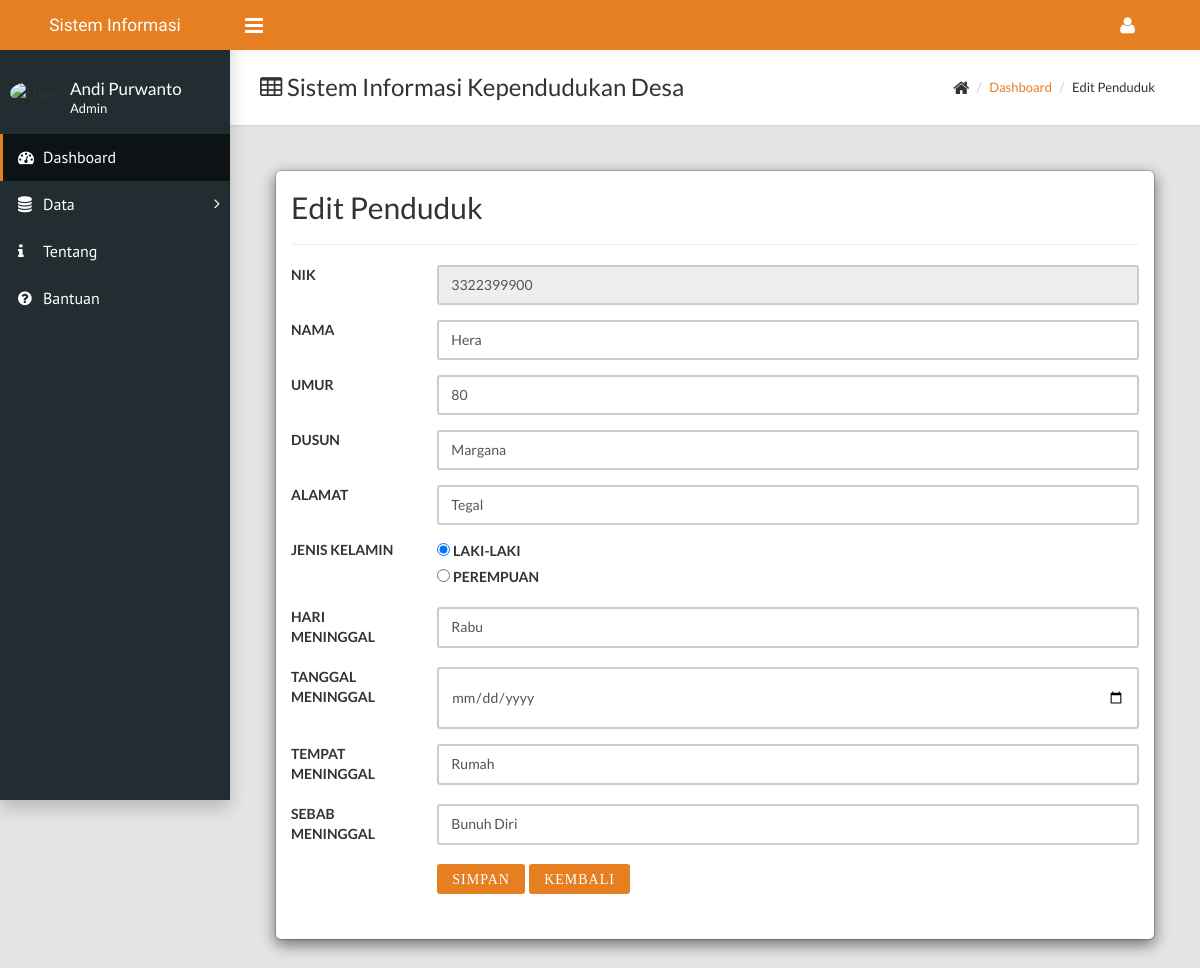
The app's page /dashboard/edit_kematian.php?id=2 (signed in) with its own data.
### tables this page shows
CREATE TABLE `users` (
  `id_user` int(11) NOT NULL,
  `fullname` varchar(50) DEFAULT NULL,
  `username` varchar(10) DEFAULT NULL,
  `alamat` varchar(100) DEFAULT NULL,
  `job_title` varchar(20) DEFAULT NULL,
  `Tempat Lahir` varchar(15) DEFAULT NULL,
  `tanggal lahir` date DEFAULT NULL,
  `email` varchar(25) DEFAULT NULL,
  `password` varchar(200) DEFAULT NULL,
  `level` enum('1','2') DEFAULT NULL,
  `join_date` timestamp NULL DEFAULT NULL,
  `last_activity` timestamp NULL DEFAULT NULL
);

CREATE TABLE `data_kematian` (
  `id` int(11) NOT NULL,
  `NIK` char(16) NOT NULL,
  `nama` varchar(30) NOT NULL,
  `umur` varchar(3) NOT NULL,
  `dusun` varchar(12) NOT NULL,
  `alamat` varchar(100) NOT NULL,
  `jenis_kelamin` varchar(9) NOT NULL,
  `hari_meninggal` varchar(6) NOT NULL,
  `tanggal_meninggal` date NOT NULL,
  `tempat_meninggal` varchar(10) NOT NULL,
  `sebab_meninggal` varchar(20) NOT NULL
);

### dashboard/edit_kematian.php (the view, shortened to what this page needs)
<!DOCTYPE html>
<html>
<?php
$user = $_SESSION['username'];
$query = mysql_query("SELECT fullname,job_title,last_activity FROM users WHERE username='$user'");
$data = mysql_fetch_array($query);
?>
<head>
  <link rel="stylesheet" type="text/css" href="../assets/css/main.css">
  <link rel="stylesheet" type="text/css" href="../assets/plugins/datatables/css/jquery.dataTables.css">
</head>
<body class="sidebar-mini fixed">
  <div class="wrapper">
    <header class="main-header hidden-print"><a class="logo" href="index.php" style="font-size:13pt">Sistem Informasi Kependudukank</a>
      <nav class="navbar navbar-static-top">
        <a class="sidebar-toggle" href="#" data-toggle="offcanvas"></a>
        <div class="navbar-custom-menu">
          <ul class="top-nav">
            <li class="dropdown"><a class="dropdown-toggle" href="#" data-toggle="dropdown" role="button" aria-haspopup="true" aria-expanded="false"><i class="fa fa-user fa-lg"></i></a>
        </li>
    </ul>
</div>
</nav>
</header>
<aside class="main-sidebar hidden-print">
  <section class="sidebar">
    <div class="user-panel">
      <div class="pull-left image"><img class="img-circle" src="https://s3.amazonaws.com/uifaces/faces/twitter/jsa/48.jpg" alt="User Image"></div>
      <div class="pull-left info">
        <p style="margin-top:-5px;"><?php echo $data['fullname']; ?></p>
        <p class="designation"><?php echo $data['job_title']; ?></p>
    </div>
</div>
<ul class="sidebar-menu">
  <li class="active"><a href="index.php"><i class="fa fa-dashboard"></i><span>Dashboard</span></a></li>
  <li class="treeview"><a href="#"><i class="fa fa-database"></i><span>Data</span><i class="fa fa-angle-right"></i></a>
</li>
<li><a href="about.php"><i class="fa fa-info"></i><span>Tentang</span></a></li>
<li><a href="help.php"><i class="fa fa-question-circle"></i><span>Bantuan</span></a></li>
</ul>
</section>
</aside>
<div class="content-wrapper">
  <div class="page-title">
    <div>
      <h1><i class="fa fa-table"></i>  Sistem Informasi Kependudukan Desa</h1>
  </div>
  <div>
      <ul class="breadcrumb">
        <li><i class="fa fa-home fa-lg"></i></li>
        <li><a href="index.php">Dashboard</a></li>
        <li>Edit Penduduk</li>
    </ul>
</div>
</div>
<div class="modal-body">
    <div class="modal-content">
      <div class="container-fluid" style="margin-bottom: 30px">
        <b><h2>Edit Penduduk</h2></b>
        <hr>
        <?php
        if(isset($_GET['id'])){
            $id = $_GET['id'];
            $select = mysql_query("SELECT * FROM data_kematian WHERE id='$id'") or die(mysql_error($koneksi));
            if(mysql_num_rows($select) == 0){
                echo '<div class="alert alert-warning">ID tidak ada dalam database.</div>';
                exit();
            }else{
                $data = mysql_fetch_assoc($select);
            }
        }
        ?>
        <form action="edit_kematian.php?id=<?php echo $id; ?>" method="post">
            <div class="form-group row">
                <label class="col-sm-2 col-form-label">NIK</label>
                <div class="col-sm-10">
                    <input type="text" name="NIK" class="form-control" size="10" value="<?php echo $data['NIK']; ?>" readonly required>
                </div>
            </div>
            <div class="form-group row">
                <label class="col-sm-2 col-form-label">NAMA</label>
                <div class="col-sm-10">
                    <input type="text" name="nama" class="form-control" value="<?php echo $data['nama']; ?>" required>
                </div>
            </div>
            <div class="form-group row">
                <label class="col-sm-2 col-form-label">UMUR</label>
                <div class="col-sm-10">
                    <input type="text" name="umur" class="form-control" value="<?php echo $data['umur']; ?>" required>
                </div>
            </div>
            <div class="form-group row">
                <label class="col-sm-2 col-form-label">DUSUN</label>
                <div class="col-sm-10">
                    <input type="text" name="dusun" class="form-control" value="<?php echo $data['dusun']; ?>" required>
                </div>
            </div>
            <div class="form-group row">
                <label class="col-sm-2 col-form-label">ALAMAT</label>
                <div class="col-sm-10">
                    <input type="text" name="alamat" class="form-control" value="<?php echo $data['alamat']; ?>" required>
                </div>
            </div>
            <div class="form-group row">
                <label class="col-sm-2 col-form-label">JENIS KELAMIN</label>
                <div class="col-sm-10">
                    <div class="form-check">
                        <input type="radio" class="form-check-input" name="jenis_kelamin" value="LAKI-LAKI" <?php if($data['jenis_kelamin'] == 'LAKI-LAKI'){ echo 'checked'; } ?> required>
                        <label class="form-check-label">LAKI-LAKI</label>
                    </div>
                    <div class="form-check">
                        <input type="radio" class="form-check-input" name="jenis_kelamin" value="PEREMPUAN" <?php if($data['jenis_kelamin'] == 'PEREMPUAN'){ echo 'checked'; } ?> required>
                        <label class="form-check-label">PEREMPUAN</label>
                    </div>
                </div>
            </div>
             <div class="form-group row">
                <label class="col-sm-2 col-form-label">HARI MENINGGAL</label>
                <div class="col-sm-10">
                    <input type="text" name="hari_meninggal" class="form-control" value="<?php echo $data['hari_meninggal']; ?>" required>
                </div>
            </div>
            <div class="form-group row">
                <label class="col-sm-2 col-form-label">TANGGAL MENINGGAL</label>
                <div class="col-sm-10">
                    <input type="date" name="tanggal_meinggal" class="form-control" value="<?php echo $data['tanggal_meinggal']; ?>" required>
                </div>
            </div>
            <div class="form-group row">
                <label class="col-sm-2 col-form-label">TEMPAT MENINGGAL</label>
                <div class="col-sm-10">
                    <input type="text" name="tempat_meninggal" class="form-control" value="<?php echo $data['tempat_meninggal']; ?>" required>
                </div>
            </div>
            <div class="form-group row">
                <label class="col-sm-2 col-form-label">SEBAB MENINGGAL</label>
                <div class="col-sm-10">
                    <input type="text" name="sebab_meninggal" class="form-control" value="<?php echo $data['sebab_meninggal']; ?>" required>
                </div>
            </div>
            <div class="form-group row">
                <label class="col-sm-2 col-form-label">&nbsp;</label>
                <div class="col-sm-10">
                    <input type="submit" name="submit" class="btn btn-primary pull-left fa fa-floppy" value="SIMPAN">
                    <a href="list_penduduk.php" class="btn btn-primary fa fa-back">KEMBALI</a>
                </div>
            </div>
        </form>
    </div>
</body>
</html>

### records on screen
users: fullname "Andi Purwanto", job_title "Admin"
data_kematian: NIK "3322399900", nama "Hera", umur "80", dusun "Margana", alamat "Tegal", jenis_kelamin "☑", hari_meninggal "Rabu", tempat_meninggal "Rumah", sebab_meninggal "Bunuh Diri"
